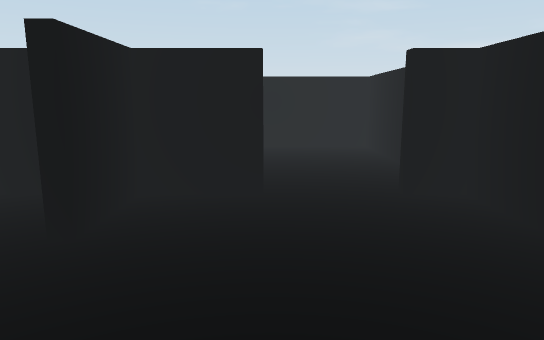
view 1 (above)

12 first-person views from a walk through a scene from a Unity 3-D project. The camera is 1.3 m above the floor, tilts 10° down and sees 70° across. The floor is counted in squares, 1 m on a side. Each view is taken from the middle of a square. On the plan, view 1 faces up. The plan holds only what a view shows up to about 16 squares ahead; the rest is blank. The player character is not drawn.

view 2
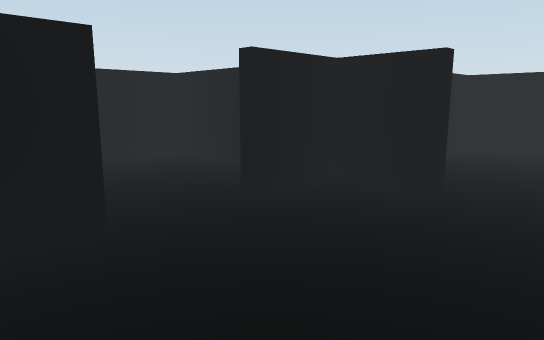

view 3
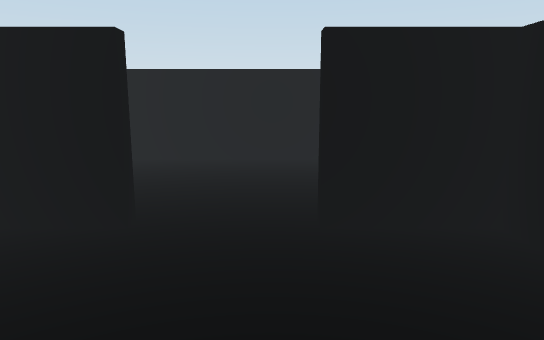

view 4
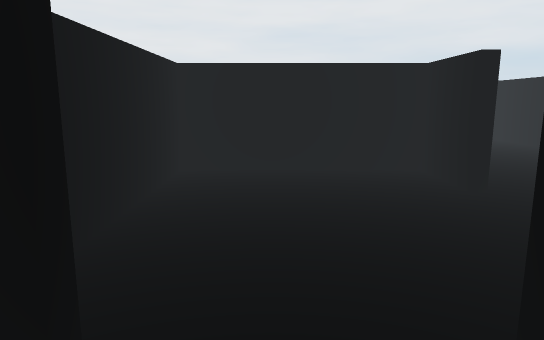

view 5
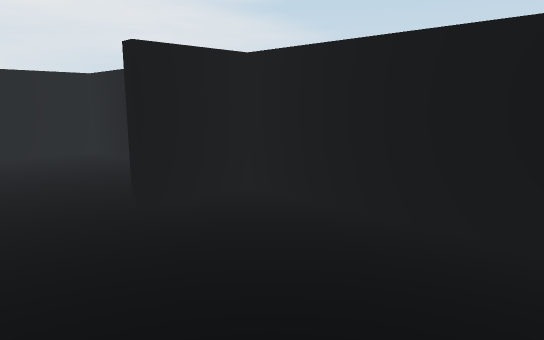

view 6
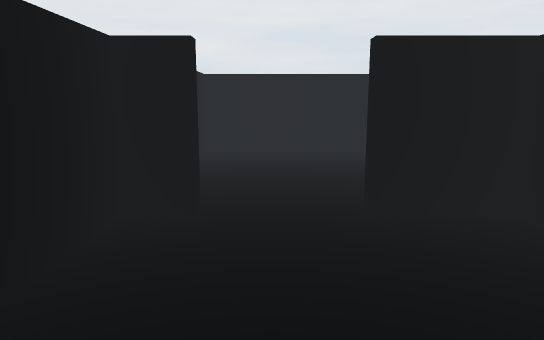

view 7
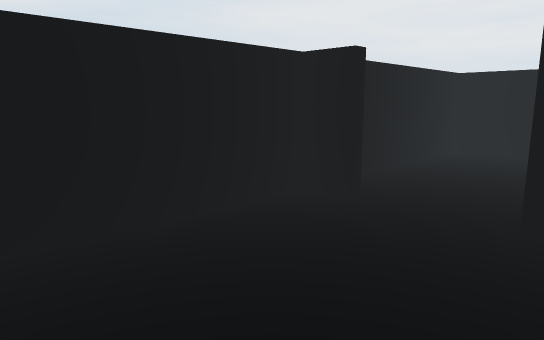

view 8
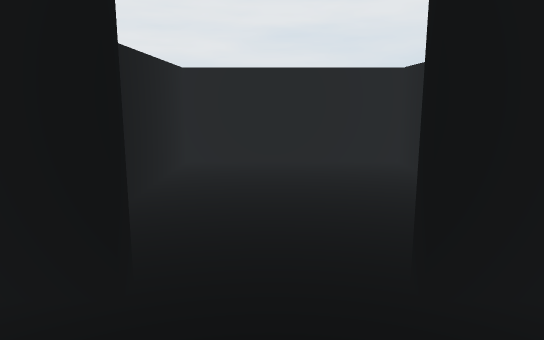

view 9
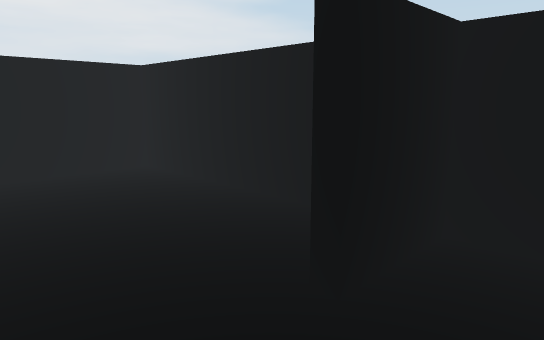

view 10
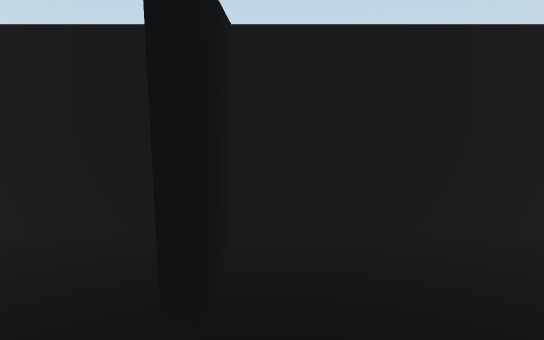

view 11
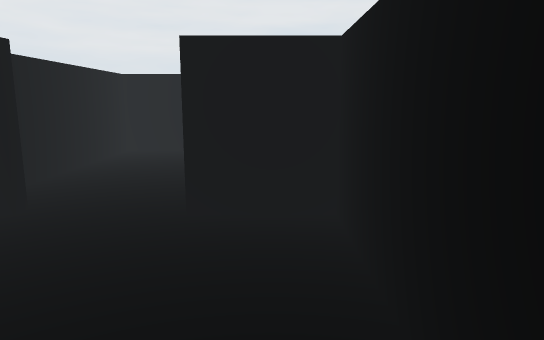

view 12
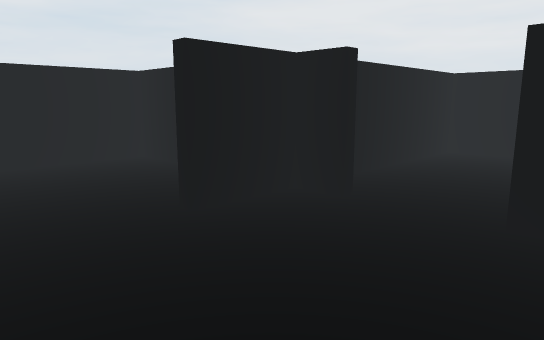

### Floor plan
Points are (right, up) in squares from view 1. A wall is a line through its corners. A room is listed if a view was taken in it or the views show most of it. See-through windows are left out.
Room 1 (views 1, 2, 3)
walls: (-1.9, 1.6) (-1.9, -0.4) (2.7, -0.4) (2.7, 5.4) (1.9, 5.4) (1.9, 5.6); (0, 5.4) (-1.9, 5.4) (-1.9, 3.4)
ways out: opening at (0.5, 5) to room 2; opening at (-2, 2.5) to room 3
Room 2 (views 4, 5, 6, 7)
walls: (1.9, 5.6) (2.7, 5.6) (2.7, 11.4) (-1.9, 11.4) (-1.9, 5.6) (-0.1, 5.6)
ways out: opening at (0.5, 5) to room 1
Room 3 (views 8, 9, 10, 11, 12)
walls: (-3, -0.4) (-2.1, -0.4) (-2.1, 1.5); (-3.2, 5.4) (-6.8, 5.4) (-6.8, -0.4) (-5, -0.4)
ways out: opening at (-2, 2.5) to room 1; opening at (-3.5, -1) to room 4
Room 4 (no view inside)
walls: (-3, -0.8) (-3, -0.4); (-6.8, -1.1) (-6.8, -6.4) (-2.1, -6.4) (-2.1, -1.9)
ways out: opening at (-3.5, -1) to room 3

Positions as (right, up) in squares from view 1, and headings:
1: (0, 0), facing up
2: (2, 0), facing up-left
3: (2, 3), facing left
4: (1, 7), facing down
5: (2, 10), facing down-left
6: (1, 10), facing down
7: (-1, 10), facing down-right
8: (-4, 2), facing down
9: (-3, 1), facing down-left
10: (-3, 0), facing left
11: (-6, 4), facing down
12: (-6, 4), facing down-right
